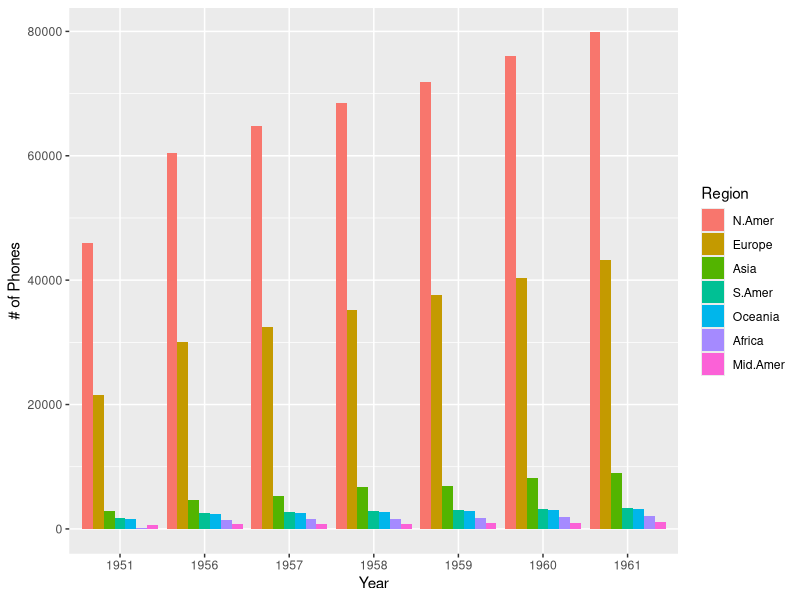

The R source for this figure:
## ---- chunk 1
library(datasets)
library(ggplot2)
library(reshape2)
library(dplyr)
## ---- chunk 2
knitr::opts_chunk$set(echo = FALSE)
## ---- chunk 3
WorldPhones
## ---- chunk 4
# Format the WorldPhones data for processing
melted <- melt(WorldPhones)
names(melted) <- c("Year", "Region", "Count")
melted$Year <- as.factor(melted$Year)
    
# Plot the selected data
g <- ggplot(data = melted, aes(x = Year, y = Count))
g <- g + geom_bar(aes(fill = Region), position = "dodge", stat = "identity")
g <- g + xlab("Year") + ylab("# of Phones") 
g
